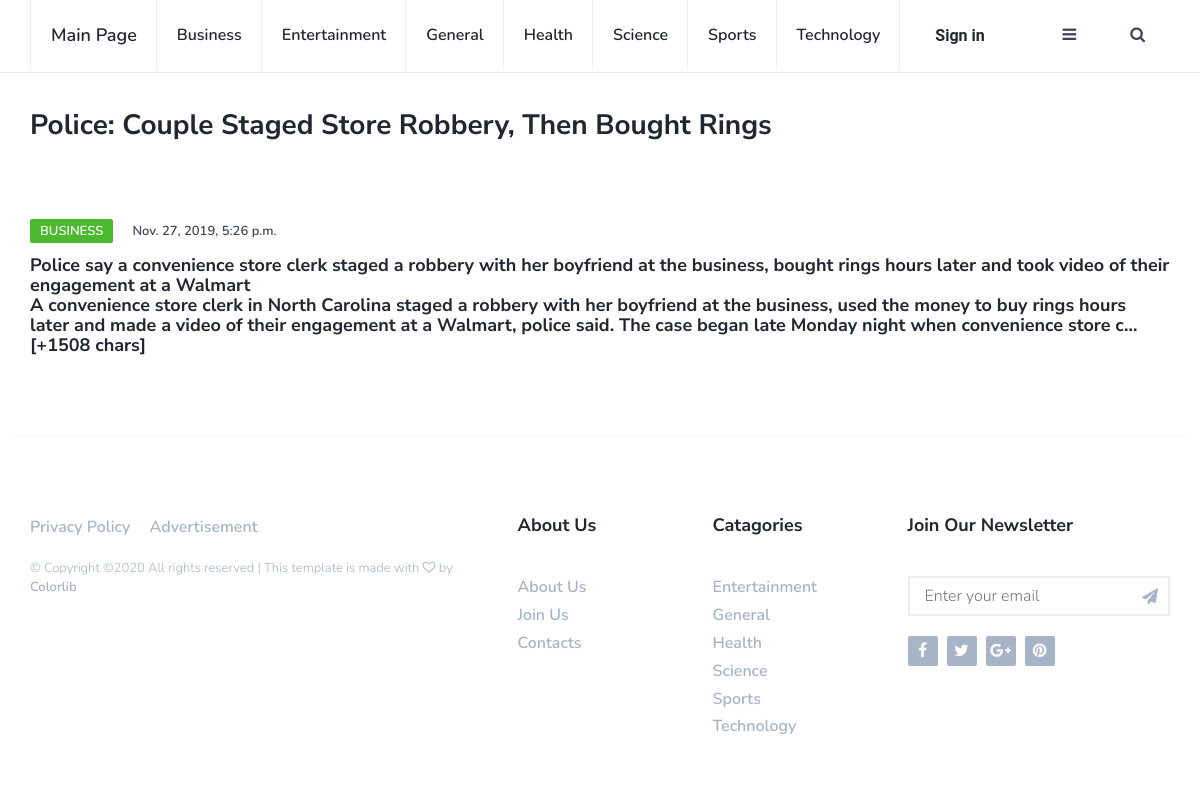
Page /post/285/ on the committed database.
### blog/models.py (models this page shows, shortened)
class Post(models.Model):
    title = models.CharField(max_length=100)
    author = models.CharField(max_length=100, null=True)
    description = models.TextField()
    url = models.URLField()
    image_url = models.URLField(default='none', null=True)
    publish_date = models.DateTimeField()
    content = models.TextField(null=True)
    category = models.TextField(null=True)

### blog/views.py (the view)
# urls.py: path('post/<int:pk>/', views.PostDetailView.as_view(), name="post-detail"),
class PostDetailView(DetailView):
    model = Post

### blog/templates/blog/post_detail.html
{% extends "blog/base.html" %}
{% block content %}
		<div class="section">
			<div class="container">
            <div class="row">
					<div class="col-md-12">
						<div class="section-title">
							<h2>{{ object.title }}</h2>
						</div>
					</div>
					<div class="col-md-12">
						<div class="post">
							<a class="post-img" href="blog-post.html"><img src={{ object.image_url }} alt=""></a>
							<div class="post-body">
								<div class="post-meta">
									<a class="post-category cat-1" href="category.html">{{ object.category }}</a>
									<span class="post-date">{{ object.publish_date }}</span>
								</div>
								<h3 class="post-title">{{ object.description }}</h3>
								<h3 class="post-title">{{ object.content }}</h3>
							</div>
						</div>
					</div>
				</div>
			</div>
		</div>
{% endblock content %}

### blog/templates/blog/base.html (shortened to what this page needs)
{% load static %}
<!DOCTYPE html>
<html lang="en">
	<head>
		<link type="text/css" rel="stylesheet" href="{% static 'blog/css/bootstrap.min.css' %}"/>
		<link rel="stylesheet" href="{% static 'blog/css/font-awesome.min.css' %}">
		<link type="text/css" rel="stylesheet" href="{% static 'blog/css/style.css' %}"/>
    </head>
	<body>
		<header id="header">
			<div id="nav">
				<div id="nav-fixed">
					<div class="container">
						<ul class="nav-menu nav navbar-nav">
							<li style="font-size: large"><a href="{% url 'blog-home' %}">Main Page</a></li>
							<li><a href="{% url 'category' 'business' %}">Business</a></li>
							<li><a href="{% url 'category' 'entertainment' %}">Entertainment</a></li>
                            <li><a href="{% url 'category' 'general' %}">General</a></li>
							<li><a href="{% url 'category' 'health' %}">Health</a></li>
							<li><a href="{% url 'category' 'science' %}">Science</a></li>
                            <li><a href="{% url 'category' 'sports' %}">Sports</a></li>
                            <li><a href="{% url 'category' 'technology' %}">Technology</a></li>
						</ul>
                        <div class='sign-in-btn'>
                            {% if user.is_authenticated %}
                            <a href="{% url 'logout'  %}" >Logout</a>
                            {% else %}
                            <a href="{% url 'login'  %}" id="sign-in" >Sign in</a>
                            {% endif %}
                        </div>
						<div class="nav-btns">
							<button class="aside-btn"><i class="fa fa-bars"></i></button>
							<button class="search-btn"><i class="fa fa-search"></i></button>
						</div>
					</div>
				</div>
			</div>
		</header>
        {% block content %} {% endblock  %}
		<footer id="footer">
			<div class="container">
				<div class="row">
					<div class="col-md-5">
						<div class="footer-widget">
							<ul class="footer-nav">
								<li><a href="#">Privacy Policy</a></li>
								<li><a href="#">Advertisement</a></li>
							</ul>
							<div class="footer-copyright">
								<span>&copy;
Copyright &copy;<script>document.write(new Date().getFullYear());</script> All rights reserved | This template is made with <i class="fa fa-heart-o" aria-hidden="true"></i> by <a href="https://colorlib.com" target="_blank">Colorlib</a>
</span>
							</div>
						</div>
					</div>
					<div class="col-md-4">
						<div class="row">
							<div class="col-md-6">
								<div class="footer-widget">
									<h3 class="footer-title">About Us</h3>
									<ul class="footer-links">
										<li><a href="{% url 'about' %}">About Us</a></li>
										<li><a href="#">Join Us</a></li>
										<li><a href="{% url 'contact' %}">Contacts</a></li>
									</ul>
								</div>
							</div>
							<div class="col-md-6">
								<div class="footer-widget">
									<h3 class="footer-title">Catagories</h3>
									<ul class="footer-links">
										<li><a href="category.html">Entertainment</a></li>
										<li><a href="category.html">General</a></li>
										<li><a href="category.html">Health</a></li>
										<li><a href="category.html">Science</a></li>
                                        <li><a href="category.html">Sports</a></li>
                                        <li><a href="category.html">Technology</a></li>
									</ul>
								</div>
							</div>
						</div>
					</div>
					<div class="col-md-3">
						<div class="footer-widget">
							<h3 class="footer-title">Join our Newsletter</h3>
							<div class="footer-newsletter">
								<form>
									<input class="input" type="email" name="newsletter" placeholder="Enter your email">
									<button class="newsletter-btn"><i class="fa fa-paper-plane"></i></button>
								</form>
							</div>
							<ul class="footer-social">
								<li><a href="#"><i class="fa fa-facebook"></i></a></li>
								<li><a href="#"><i class="fa fa-twitter"></i></a></li>
								<li><a href="#"><i class="fa fa-google-plus"></i></a></li>
								<li><a href="#"><i class="fa fa-pinterest"></i></a></li>
							</ul>
						</div>
					</div>
				</div>
			</div>
		</footer>
	</body>
</html>

### blog/static/blog/css/style.css (style rules this page uses)
body { font-family: 'Nunito', sans-serif; font-size: 16px; font-weight: 300; color: #3d455c; margin: 0; padding: 0; overflow-x: hidden; }
h1, h2, h3, h4, h5, h6 { font-family: 'Nunito Sans', sans-serif; font-weight: 700; color: #212631; margin: 0px 0px 15px; }
h2 { font-size: 28px; }
h3 { font-size: 23px; }
a { font-weight: 600; color: #212631; text-decoration: none; }
ul,ol { margin: 0; padding: 0; list-style: none }
.input { height: 40px; border: 2px solid #eceef2; width: 100%; padding: 0px 15px; -webkit-transition: 0.2s border; transition: 0.2s border; }
.section { padding-top: 40px; }
.section .section-title { margin-bottom: 40px; }
.section .section-title h2 { text-transform: capitalize; font-size: 28px; }
#nav { height: 70px; }
#nav:after { content: ""; position: fixed; left: 0; right: 0; bottom: 0; top: 0; background-color: rgba(33, 38, 49, 0.5); z-index: 90; opacity: 0; visibility: hidden; -webkit-transition: 0.2s all; transition: 0.2s all; }
#nav-fixed { position: fixed; left: 0; right: 0; top: 0; z-index: 90; background-color: #FFF; -webkit-box-shadow: 0px -1px 0px 0px #eceef2 inset; box-shadow: 0px -1px 0px 0px #eceef2 inset; }
#nav .container { position: relative; }
.nav-menu { margin-left: 0px; }
.nav-menu li a { position: relative; padding: 25px 20px; text-transform: capitalize; -webkit-box-shadow: -1px 0px 0px 0px #eceef2 inset; box-shadow: -1px 0px 0px 0px #eceef2 inset; -webkit-transition: 0.2s color; transition: 0.2s color; }
.nav-menu li:first-child a { border-left: 1px solid #eceef2; }
.nav-menu li a:after { content: ''; position: absolute; left: 0; right: 0; bottom: 0px; width: 100%; height: 4px; -webkit-transition: 0.2s width; transition: 0.2s width; }
.nav-btns { float:right; }
.nav-btns > button { padding: 25px 25px; border: none; line-height: 20px; background: transparent; }
.sign-in-btn { float: left; padding: 25px 20px 25px 35px; font-family: "Roboto", "Lucida Grande", "DejaVu Sans", "Bitstream Vera Sans", Verdana, Arial, sans-serif; font-palette:dark; }
.post { margin-bottom: 40px; }
.post .post-img { display: block; -webkit-transition: 0.2s opacity; transition: 0.2s opacity; }
.post .post-meta { margin-top: 15px; margin-bottom: 15px; }
.post-meta .post-category { font-size: 13px; text-transform: uppercase; padding: 3px 10px; font-weight: 600; border-radius: 2px; margin-right: 15px; color: #FFF; background-color: #212631; -webkit-transition: 0.2s opacity; transition: 0.2s opacity; }
.post-meta .post-category.cat-1 { background-color: #4BB92F; }
.post-meta .post-date { font-size: 13px; font-weight: 600; }
.post .post-title { font-size: 18px; margin-bottom: 0px; }
#footer { padding-bottom: 40px; margin-top: 40px; }
#footer .container { padding-top: 80px; border-top: 1px solid #F4f4f9; }
.footer-widget { margin-bottom: 40px; }
.footer-widget .footer-title { margin-bottom: 40px; text-transform: capitalize; font-size: 18px; }
.footer-widget a { color: #a7b3c6; -webkit-transition: 0.2s color; transition: 0.2s color; }
.footer-nav li { display: inline-block; margin-right: 15px; }
.footer-links li + li { margin-top: 5px; }
.footer-copyright { margin-top: 20px; color: #a7b3c6; font-size: 13px; }
.footer-newsletter form { position: relative; }
.footer-newsletter form > input.input { padding-right: 55px; }
.footer-newsletter form > .newsletter-btn { position: absolute; top: 0; right: 0; height: 40px; line-height: 40px; width: 40px; text-align: center; color: #a7b3c6; background: transparent; border: none; border-radius: 0px 2px 2px 0px; -webkit-transition: 0.2s opacity; transition: 0.2s opacity; }
.footer-social { margin-top: 20px; }
.footer-social li { display: inline-block; margin-right: 5px; }
.footer-social li > a { display: block; width: 30px; height: 30px; line-height: 30px; text-align: center; background-color: #a7b3c6; color: #FFF; border-radius: 2px; -webkit-transition: 0.2s opacity; transition: 0.2s opacity; }

### rows in the picture
Post: title "Police: Couple Staged Store Robbery, Then Bought Rings", category "BUSINESS", publish_date "Nov. 27, 2019, 5:26 p.m.", description "Police say a convenience store clerk staged a robbery with her boyfriend at the business, bought rings hours later and took video of their engagement at a Walmart", content "A convenience store clerk in North Carolina staged a robbery with her boyfriend at the business, used the money to buy rings hours later and made a video of their engagement at a Walmart, police said. The case began late Monday night when convenience store c… [+1508 chars]"
